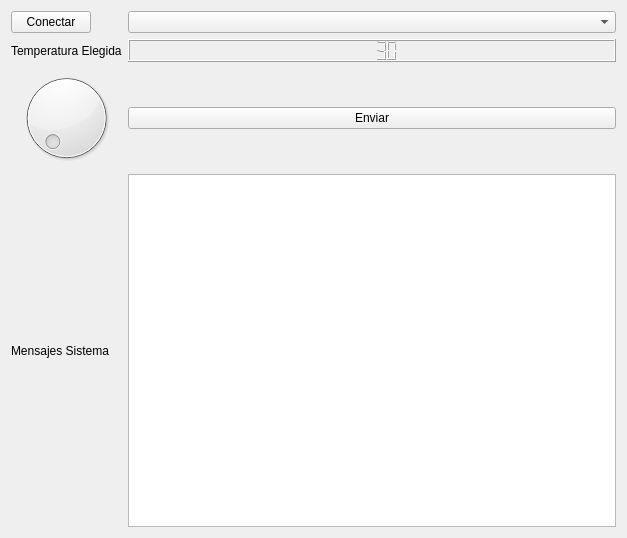
<?xml version="1.0" encoding="UTF-8"?>
<ui version="4.0">
 <class>MainWindow</class>
 <widget class="QMainWindow" name="MainWindow">
  <property name="geometry">
   <rect>
    <x>0</x>
    <y>0</y>
    <width>627</width>
    <height>538</height>
   </rect>
  </property>
  <property name="windowTitle">
   <string>MainWindow</string>
  </property>
  <widget class="QWidget" name="centralWidget">
   <layout class="QGridLayout" name="gridLayout">
    <item row="4" column="1">
     <widget class="QPlainTextEdit" name="Text_info"/>
    </item>
    <item row="1" column="1">
     <widget class="QLCDNumber" name="lcdNumber">
      <property name="smallDecimalPoint">
       <bool>false</bool>
      </property>
      <property name="intValue" stdset="0">
       <number>30</number>
      </property>
     </widget>
    </item>
    <item row="1" column="0">
     <widget class="QLabel" name="label">
      <property name="text">
       <string>Temperatura Elegida</string>
      </property>
     </widget>
    </item>
    <item row="0" column="0">
     <widget class="QPushButton" name="pushButtonConectar">
      <property name="sizePolicy">
       <sizepolicy hsizetype="Fixed" vsizetype="Fixed">
        <horstretch>0</horstretch>
        <verstretch>0</verstretch>
       </sizepolicy>
      </property>
      <property name="text">
       <string>Conectar</string>
      </property>
     </widget>
    </item>
    <item row="0" column="1">
     <widget class="QComboBox" name="Ddmenu_puertos">
      <property name="sizePolicy">
       <sizepolicy hsizetype="Expanding" vsizetype="Preferred">
        <horstretch>0</horstretch>
        <verstretch>0</verstretch>
       </sizepolicy>
      </property>
      <property name="maximumSize">
       <size>
        <width>16777215</width>
        <height>16777215</height>
       </size>
      </property>
      <property name="currentIndex">
       <number>-1</number>
      </property>
      <property name="maxVisibleItems">
       <number>4</number>
      </property>
     </widget>
    </item>
    <item row="3" column="0">
     <widget class="QDial" name="dial_temp"/>
    </item>
    <item row="3" column="1">
     <widget class="QPushButton" name="pushButtonEnviar">
      <property name="enabled">
       <bool>true</bool>
      </property>
      <property name="text">
       <string>Enviar</string>
      </property>
     </widget>
    </item>
    <item row="4" column="0">
     <widget class="QLabel" name="label_2">
      <property name="text">
       <string>Mensajes Sistema</string>
      </property>
     </widget>
    </item>
   </layout>
  </widget>
 </widget>
 <layoutdefault spacing="6" margin="11"/>
 <resources/>
 <connections/>
</ui>
